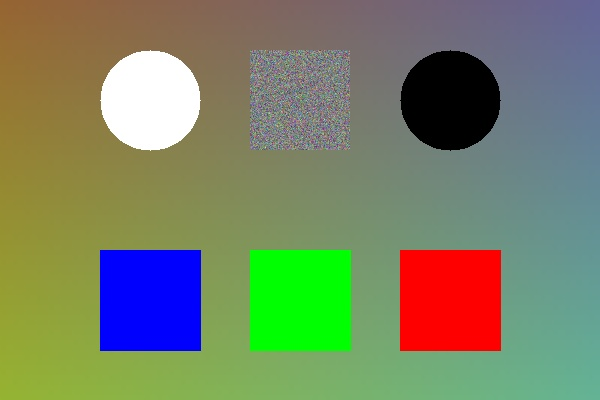
#> input picture test_images/original/images/basic_test.jpg, 600 x 400 px
$ python preprocessing.py
#> lines starting #> are read from the running program, lines starting #| are printed output that depends on the picture
### src/utils.py
"""
公共工具模块
提供图像读取、保存、创建对比图等通用功能
"""

import cv2
import os
import numpy as np


def read_image(path):
    """
    安全读取图片文件（支持中文路径）
    :param path: 图片路径
    :return: BGR格式的numpy数组，读取失败返回None
    """
    if not os.path.exists(path):
        print(f"[错误] 图片不存在: {path}")
        return None
    # 使用numpy读取字节流并通过cv2.imdecode解码，避免中文路径问题
    image = cv2.imdecode(np.fromfile(path, dtype=np.uint8), cv2.IMREAD_COLOR)
    if image is None:
        print(f"[错误] 无法读取图片: {path}")
        return None
    return image


def save_image(path, image):
    """
    保存图片到指定路径（支持中文路径）
    :param path: 保存路径
    :param image: 要保存的图像
    :return: 是否保存成功
    """
    if image is None:
        print(f"[保存失败] 图像为空: {path}")
        return False
    directory = os.path.dirname(path)
    if directory and not os.path.exists(directory):
        os.makedirs(directory, exist_ok=True)
    # 使用imencode+tofile方式保存，兼容中文路径
    ext = os.path.splitext(path)[1].lower()
    encode_params = [cv2.IMWRITE_JPEG_QUALITY, 95] if ext in ('.jpg', '.jpeg') else []
    success, encoded = cv2.imencode(ext, image, encode_params)
    if success:
        encoded.tofile(path)
        print(f"[保存成功] {path}")
        return True
    else:
        print(f"[保存失败] {path}")
        return False


def create_comparison_image(images, titles, cols=2):
    """
    将多张图片按网格拼接成对比图
    :param images: 图像列表
    :param titles: 每张图像的标题列表
    :param cols: 每行显示的列数
    :return: 拼接后的对比图
    """
    n = len(images)
    rows = (n + cols - 1) // cols

    # 统一图像尺寸
    target_h, target_w = 0, 0
    for img in images:
        h, w = img.shape[:2]
        target_h = max(target_h, h)
        target_w = max(target_w, w)

    canvas = np.zeros((rows * target_h, cols * target_w, 3), dtype=np.uint8)
    font = cv2.FONT_HERSHEY_SIMPLEX

    for i, (img, title) in enumerate(zip(images, titles)):
        row = i // cols
        col = i % cols

        # 统一为3通道
        if len(img.shape) == 2:
            img_color = cv2.cvtColor(img, cv2.COLOR_GRAY2BGR)
        else:
            img_color = img.copy()

        # 等比例缩放
        ih, iw = img_color.shape[:2]
        scale = min(target_w / iw, target_h / ih)
        new_w, new_h = int(iw * scale), int(ih * scale)
        resized = cv2.resize(img_color, (new_w, new_h))

        # 居中放置
        y_offset = (target_h - new_h) // 2
        x_offset = (target_w - new_w) // 2
        canvas[row * target_h + y_offset: row * target_h + y_offset + new_h,
               col * target_w + x_offset: col * target_w + x_offset + new_w] = resized

        # 绘制标题背景条（深灰色半透明），保证任何背景上标题都清晰
        text_size, _ = cv2.getTextSize(title, font, 0.7, 2)
        tw, th = text_size
        bar_h = th + 16
        bar_x1 = col * target_w
        bar_y1 = row * target_h
        bar_x2 = min(canvas.shape[1], bar_x1 + tw + 20)
        bar_y2 = min(canvas.shape[0], bar_y1 + bar_h)
        cv2.rectangle(canvas, (bar_x1, bar_y1), (bar_x2, bar_y2), (40, 40, 40), -1)
        # 添加标题（黄色字体+黑色描边）
        title_pos = (bar_x1 + 10, bar_y1 + th + 5)
        cv2.putText(canvas, title, title_pos, font, 0.7, (0, 0, 0), 4)  # 黑色描边
        cv2.putText(canvas, title, title_pos, font, 0.7, (0, 255, 255), 2)  # 黄色字体

    return canvas

### src/task1_preprocessing/preprocessing.py
"""
任务一：图像基础预处理
实现功能：
1. 图片读取
2. 灰度转换
3. 高斯模糊去噪
4. 直方图均衡化
5. 输出预处理前后对比图
"""

import cv2
import os
import sys

# 将项目根目录加入模块搜索路径
sys.path.append(os.path.join(os.path.dirname(__file__), '..', '..'))
from src.utils import read_image, save_image, create_comparison_image


def grayscale(image):
    """灰度转换：将BGR彩色图像转为单通道灰度图"""
    return cv2.cvtColor(image, cv2.COLOR_BGR2GRAY)


def gaussian_blur(image, kernel_size=(5, 5), sigma=1.0):
    """
    高斯模糊去噪
    :param image: 输入图像（灰度或彩色）
    :param kernel_size: 高斯核大小，必须为奇数
    :param sigma: 标准差
    :return: 去噪后的图像
    """
    return cv2.GaussianBlur(image, kernel_size, sigma)


def histogram_equalization(image):
    """
    直方图均衡化，增强对比度
    :param image: 输入图像，彩色BGR或灰度
    :return: 均衡化后的图像
    """
    if len(image.shape) == 3:
        # 彩色图像：转换到YUV空间，对Y通道均衡化，再转回BGR
        yuv = cv2.cvtColor(image, cv2.COLOR_BGR2YUV)
        yuv[:, :, 0] = cv2.equalizeHist(yuv[:, :, 0])
        return cv2.cvtColor(yuv, cv2.COLOR_YUV2BGR)
    else:
        return cv2.equalizeHist(image)


def preprocess_pipeline(image_path, output_dir):
    """
    预处理主流程：依次进行灰度、高斯模糊、直方图均衡化，并保存对比图
    :param image_path: 输入图片路径
    :param output_dir: 结果输出目录
    """
    original = read_image(image_path)
#> in read_image, image is the input picture: shape (400, 600, 3); mean B, G, R 100.6, 130.9, 119.8
    if original is None:
        return

    gray = grayscale(original)
#> in grayscale, `return cv2.cvtColor(image, cv2.COLOR_BGR2GRAY)`:
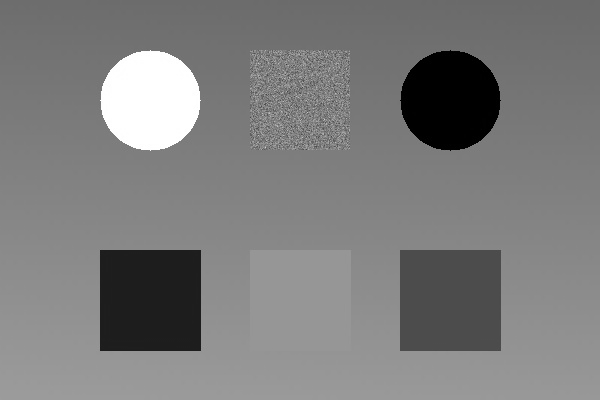
#> returned value: shape (400, 600); min 0, max 255, mean 124.1
    blurred = gaussian_blur(gray, (5, 5), 1.0)
    # 彩色图均衡化，保留更多视觉信息
    equalized_color = histogram_equalization(original)
#> in histogram_equalization, `yuv = cv2.cvtColor(image, cv2.COLOR_BGR2YUV)`: yuv: shape (400, 600, 3); mean of channels 0, 1, 2 124.1, 116.5, 123.2
#> in histogram_equalization, `yuv[:, :, 0] = cv2.equalizeHist(yuv[:, :, 0])`: yuv: shape (400, 600, 3); mean of channels 0, 1, 2 126.7, 116.5, 123.2
#> in histogram_equalization, `return cv2.cvtColor(yuv, cv2.COLOR_YUV2BGR)`:
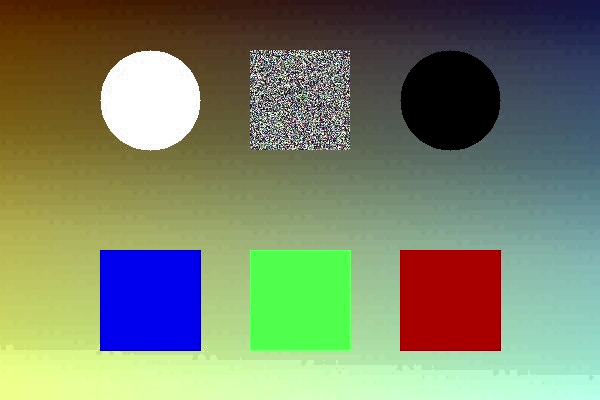
#> returned value: shape (400, 600, 3); mean B, G, R 105.6, 132.7, 121.9
    # 同时保留灰度均衡化
    equalized_gray = histogram_equalization(gray)
#> in histogram_equalization (call 2), `return cv2.equalizeHist(image)`:
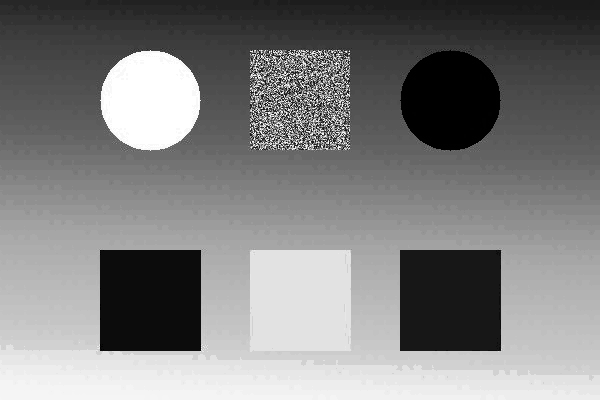
#> returned value: shape (400, 600); min 0, max 255, mean 126.7

    # 单独保存各个处理结果
    base_name = os.path.splitext(os.path.basename(image_path))[0]
    save_image(os.path.join(output_dir, f"{base_name}_gray.jpg"), gray)
    save_image(os.path.join(output_dir, f"{base_name}_blur.jpg"), blurred)
    save_image(os.path.join(output_dir, f"{base_name}_equalize.jpg"), equalized_gray)

    # 生成对比图：原图、灰度、模糊、均衡化（彩色）
    comparison = create_comparison_image(
        [original, gray, blurred, equalized_color],
        ["Original", "Grayscale", "Gaussian Blur", "Histogram Equalization"],
        cols=2
    )
#> in create_comparison_image, `n = len(images)`: n = 4
#> in create_comparison_image, `rows = (n + cols - 1) // cols`: rows = 2
#> the loop in create_comparison_image, `for img in images:` made 4 passes
#> the loop in create_comparison_image, `for i, (img, title) in enumerate(zip(images, titles)):` made 4 passes
#> (title, row, col, text_size, tw, bar_x1, bar_y1, bar_x2) on passes 1 to 4: ('Original', 0, 0, (83, 16), 83, 0, 0, 103), ('Grayscale', 0, 1, (106, 16), 106, 600, 0, 726), ('Gaussian Blur', 1, 0, (153, 16), 153, 0, 400, 173), ('Histogram Equalization', 1, 1, (255, 16), 255, 600, 400, 875)
#> after the loop in create_comparison_image, `for i, (img, title) in enumerate(zip(images, titles)):`:
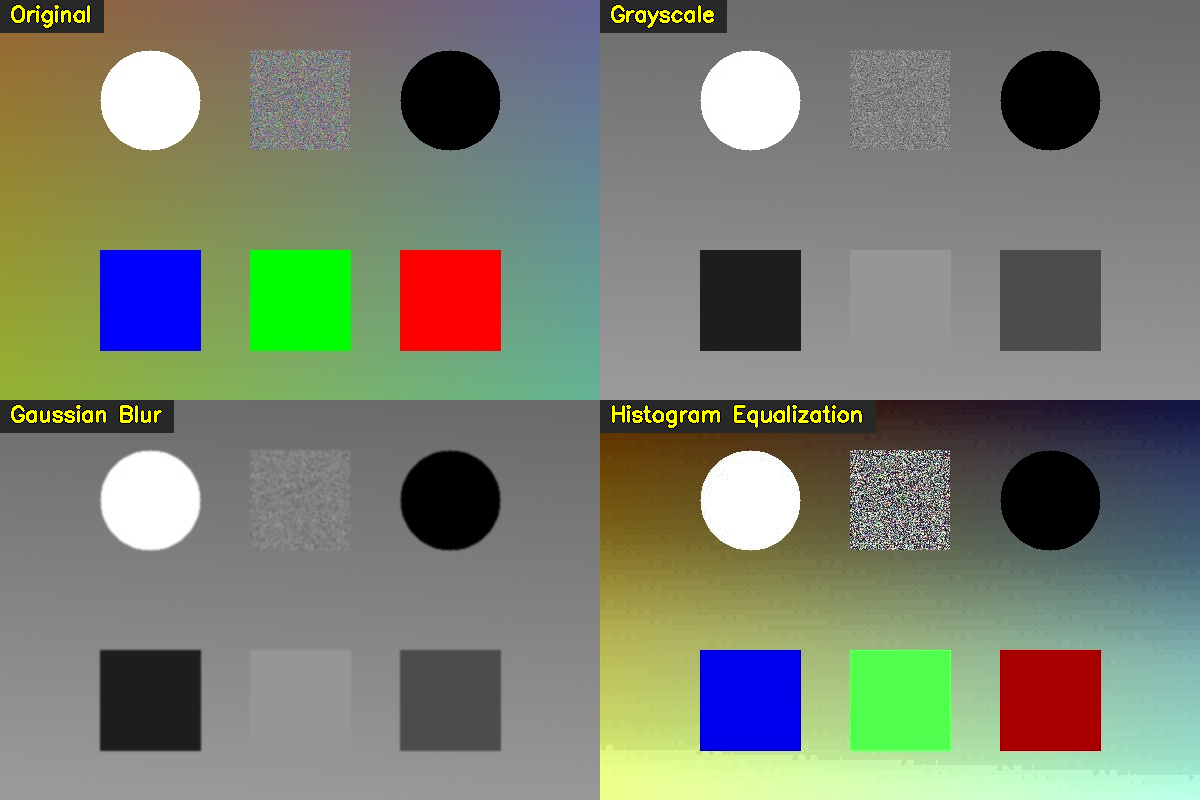
#> canvas: shape (800, 1200, 3); mean B, G, R 112.8, 127.9, 121.9
    save_image(os.path.join(output_dir, f"{base_name}_comparison.jpg"), comparison)


if __name__ == "__main__":
    # 基于当前文件位置计算项目根目录，支持从任意目录运行
    project_root = os.path.dirname(os.path.dirname(os.path.dirname(os.path.abspath(__file__))))
    input_image = os.path.join(project_root, "test_images", "original", "images", "basic_test.jpg")
    output_dir = os.path.join(project_root, "test_images", "results", "task1")
    preprocess_pipeline(input_image, output_dir)
